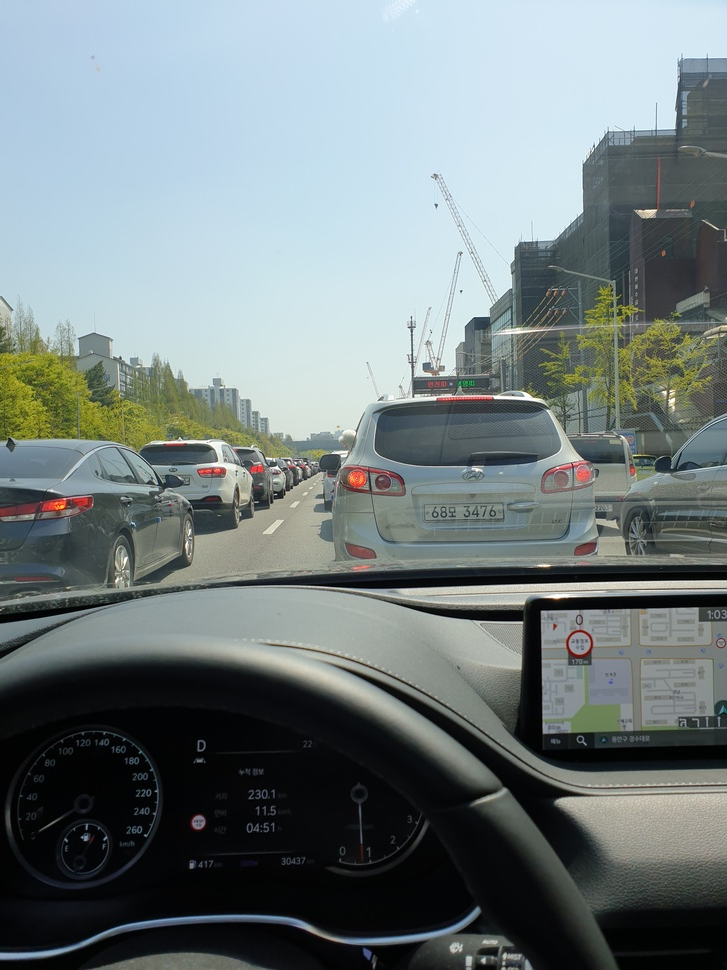
//> input picture original_image.jpg, 727 x 970 px, shrunk from 3024 x 4032 before the run
$ ./gray_example original_image.jpg   (built with g++ and OpenCV 4)
//> lines starting //> are read from the running program, lines starting //| are printed output that depends on the picture
#include <iostream>
#include <stdio.h>
#include <opencv2/opencv.hpp>
#include <opencv2/core/core.hpp>
#include <opencv2/imgproc.hpp>
#include <opencv2/highgui.hpp>
#include <opencv2/videoio.hpp>
#include <opencv2/photo.hpp>

using namespace std;
using namespace cv;

int main(int argc, char **argv)
{
    int height, width;
    int n_height, n_width;
    float R_val, G_val, B_val;
    float average_gray;
    Mat img;

    if (argc > 1)
    {
        img = imread(argv[1], IMREAD_COLOR);
//> img is the input picture: 970 rows x 727 cols, CV_8UC3; mean B, G, R 127.1, 126.3, 115.6
    }
    else
    {
        img = imread("Lenna.png", IMREAD_COLOR);
    }

    if (img.empty())
    {
        printf("image loadd error\n");
        return -1;
    }

    height = img.rows;
//> height = 970
    width = img.cols;
//> width = 727
    Mat gray(height, width, CV_8UC1);

    for (int i = 0; i < height; i++)
    {
        for (int j = 0; j < width; j++)
        {
            R_val = img.at<Vec3b>(i, j)[2];
            G_val = img.at<Vec3b>(i, j)[1];
            B_val = img.at<Vec3b>(i, j)[0];
            average_gray = (int)((R_val + G_val + B_val) / 3);
            gray.at<uchar>(i, j) = average_gray;
        }
    }
//> this loop made 970 passes
//> (R_val, G_val, B_val, average_gray) on passes 1 to 3: (193, 222, 238, 217), (194, 223, 239, 218), (195, 223, 237, 218)
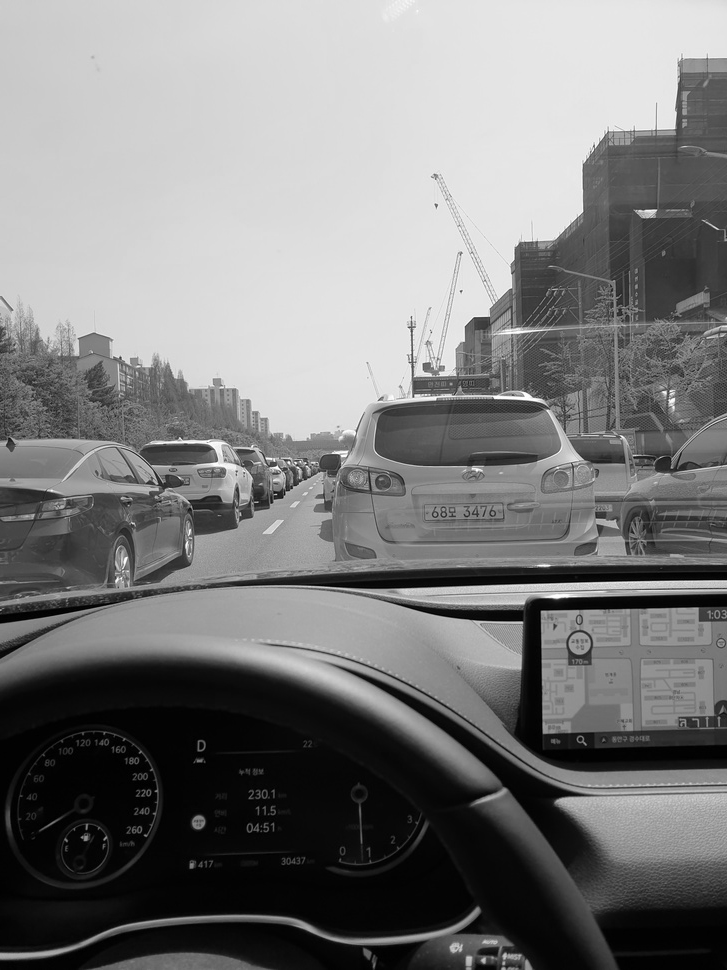
//> gray: 970 rows x 727 cols, CV_8UC1; min 0, max 255, mean 122.7
//> after the loop, R_val = 4; G_val = 8; B_val = 7; average_gray = 6

    imwrite("gray_image.bmp", gray);
    return 0;
}
